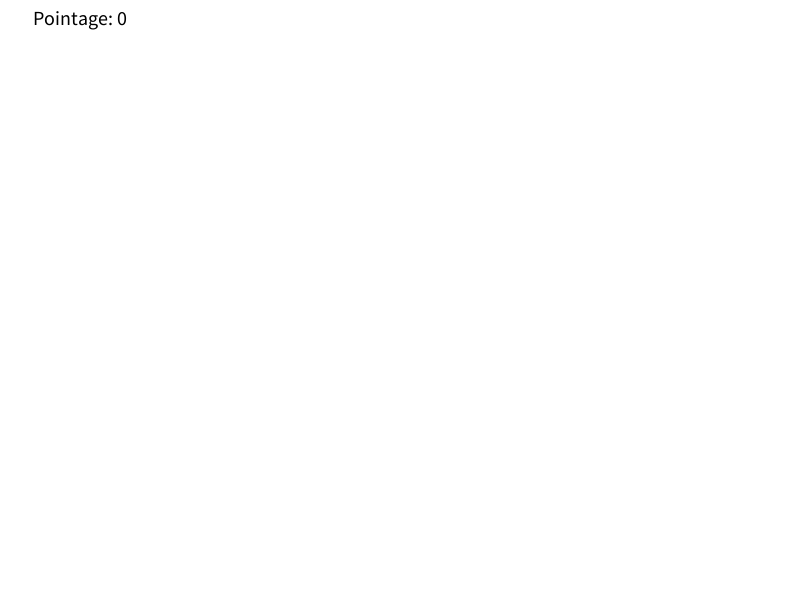
Frame 1 (no input)
Frame 60 (the mouse pressed at the canvas centre just before this capture): identical to frame 1, image omitted
Frame 120 (the mouse held since frame 60 and released just before this capture): identical to frame 1, image omitted

The Processing sketch that drew this single still picture (run headless with seeded random() and noise(); from frame 60 on, the mouse is pressed at the canvas centre):

// Processing sketch: GervaisAlexandre_Exercice4
// ── GervaisAlexandre_Exercice4.pde
/*
 * Titre: EDM1700 Exercice 4: "Mini-jeu"
 * Auteur: Alexandre Gervais
 * Version: 1.0
 * Instructions: Suivez la balle avec la souris le plus longtemps que vous pouvez.
 * Description du projet
 * Notes: Quelques notes optionnelles à l'intention du correcteur.
 */

// Initiations des constantes --------------------
// Valeurs initiales
final float START_SIZE = 50;
final float START_SPEED = 3;
// Extrêmitées des tailles
final float MIN_SIZE = 10;
final float MAX_SIZE = 100;
// Ratio de modification du cercle
final float LEVEL_UP_ACCELERATION = 0.5;
final float SIZE_UP_RATE = 0.2;
final float SIZE_DOWN_RATE = 0.1;
// Textes pour les scénarios level up et game over
final String LOSE_TEXT = "Défaite !";
final String WIN_TEXT = "Augmentont la vitesse !";
final String INPUT_TEXT = "Appuyez sur 'R' pour procédez";

// Initiation des variables --------------------
// Caractéristiques du cercle
float circleX;
float circleY;
float circleRadius;
float circleSpeedX;
float circleSpeedY;
// Contrôle du jeu
boolean isNewGame = true;
boolean isGameOver = false;
boolean isLevelUp = false;
// Couleurs
color bgColor;
final color MENU_BG = color(10);
final color GAME_BG = color(255);
final color TEXT_COLOR_MENU = color(222, 250, 15);
// Système de score
final color TEXT_COLOR_SCORE = color(0);
int currentScore;
int highScore = 0;
boolean isNewRecord = false;

// Met les paramètres de base
void setup() {
  size(800,600);
  noStroke();
  textSize(20);
}

void draw() {
  // Réinitialise les paramètres si c'est une nouvelle partie
  if (isNewGame) {
    circleX = width/2;
    circleY = height/2;
    circleRadius = START_SIZE;
    circleSpeedX = START_SPEED;
    circleSpeedY = START_SPEED;
    
    isNewGame = false;
    bgColor = GAME_BG;
    currentScore = 0;
  }
  background(bgColor);
  
  // Calcule la distance entre la souris et le cercle
  float distanceCircle = dist(mouseX,mouseY,circleX,circleY);
  
  // Collision avec le cercle --------------------
  if (distanceCircle<=circleRadius && !isGameOver && !isLevelUp) {
    // Augmente la taille du cercle
    circleRadius += SIZE_UP_RATE;
    fill(0,255,0);
    // Si le cercle est assez grand, active le scénario Level Up
    if (circleRadius>=MAX_SIZE) {
      isLevelUp = true;
    }
  } else if (!isGameOver && !isLevelUp) {
    // Aucune collision avec le cercle --------------------
    fill(255,0,0);
    // Réduit la taille du cercle
    circleRadius -= SIZE_DOWN_RATE;
    // Si le cercle est trop petit, active le scénario Game Over
    if (circleRadius<=MIN_SIZE) {
      isGameOver = true;
    }
  }
  
  // Change la direction du cercle si une extrêmitées est atteinte
  if (circleX + circleRadius + SIZE_UP_RATE >= width || circleX-circleRadius-SIZE_UP_RATE <= 0) {
    circleSpeedX *= -1;
    // Empêche le cercle d'être coincé sur les coins horizontaux
    circleX = constrain(circleX, 0+circleRadius+SIZE_UP_RATE, width-circleRadius-SIZE_UP_RATE);
  }
  if (circleY + circleRadius + SIZE_UP_RATE >= height || circleY-circleRadius-SIZE_UP_RATE <= 0) {
    circleSpeedY *= -1;
    // Empêche le cercle d'être coincé sur les coins verticaux
    circleY = constrain(circleY, 0+circleRadius+SIZE_UP_RATE, height-circleRadius-SIZE_UP_RATE);
  }
  
  // Bouge le cercle si aucun menu est ouvert
  if (!isGameOver && !isLevelUp) {
    circleX += circleSpeedX;
    circleY += circleSpeedY;
  }
  
  // Changement de scénario --------------------
  // Code en commun entre les scénarios
  if (isGameOver || isLevelUp) {
    bgColor = MENU_BG;
    textAlign(CENTER);
    fill(TEXT_COLOR_MENU);
    text(INPUT_TEXT, width/2, height/3*2);
  } else { // Le scoreboard si en jeu
    textAlign(LEFT);
    fill(TEXT_COLOR_SCORE);
    text("Pointage: " + str(currentScore), width/24, height/24);
  }
  // Si le cercle devient trop petit
  if (isGameOver) {
    text(LOSE_TEXT, width/2, height/3);
    if (keyPressed && key=='r' || key=='R') {
      isNewGame=true;
      isGameOver = !isGameOver;
    }
  }
  // Si le cercle devient assez grand
  if (isLevelUp) {
    // Affiche le text de victoire
    text(WIN_TEXT, width/2, height/3);
    // Si c'est un nouveau record, met le à jour
    if (currentScore+1>highScore) {
      highScore = currentScore+1;
      isNewRecord = true; // Ceci est nécessaire pour garder le bon texte
    }
    
    // Affiche le text approprié si c'est un nouveu record ou non
    if (isNewRecord) {
      text("NOUVEAU RECORD: "+str(highScore)+" !!!", width/2, height/4);
    } else {
      text("Record: "+str(highScore), width/2, height/4); 
    }
    // Si le bouton 'continuer' est appuyé
    if (keyPressed && key=='r' || key=='R') {
      // Augmenter la vitesse X dépendemment de son orientation
      if (circleSpeedX > 0) {
        circleSpeedX += LEVEL_UP_ACCELERATION; 
      } else {
        circleSpeedX -= LEVEL_UP_ACCELERATION;
      }
      // Augmenter la vitesse Y dépendemment de son orientation
      if (circleSpeedY > 0) {
        circleSpeedY += LEVEL_UP_ACCELERATION; 
      } else {
        circleSpeedY -= LEVEL_UP_ACCELERATION;
      }
      // Réinitialise des paramètres clés
      circleX = width/2;
      circleY = height/2;
      circleRadius = START_SIZE;
      isNewRecord = false;
      bgColor = GAME_BG;
      isLevelUp = !isLevelUp;
      currentScore++;
    }
  }
}
